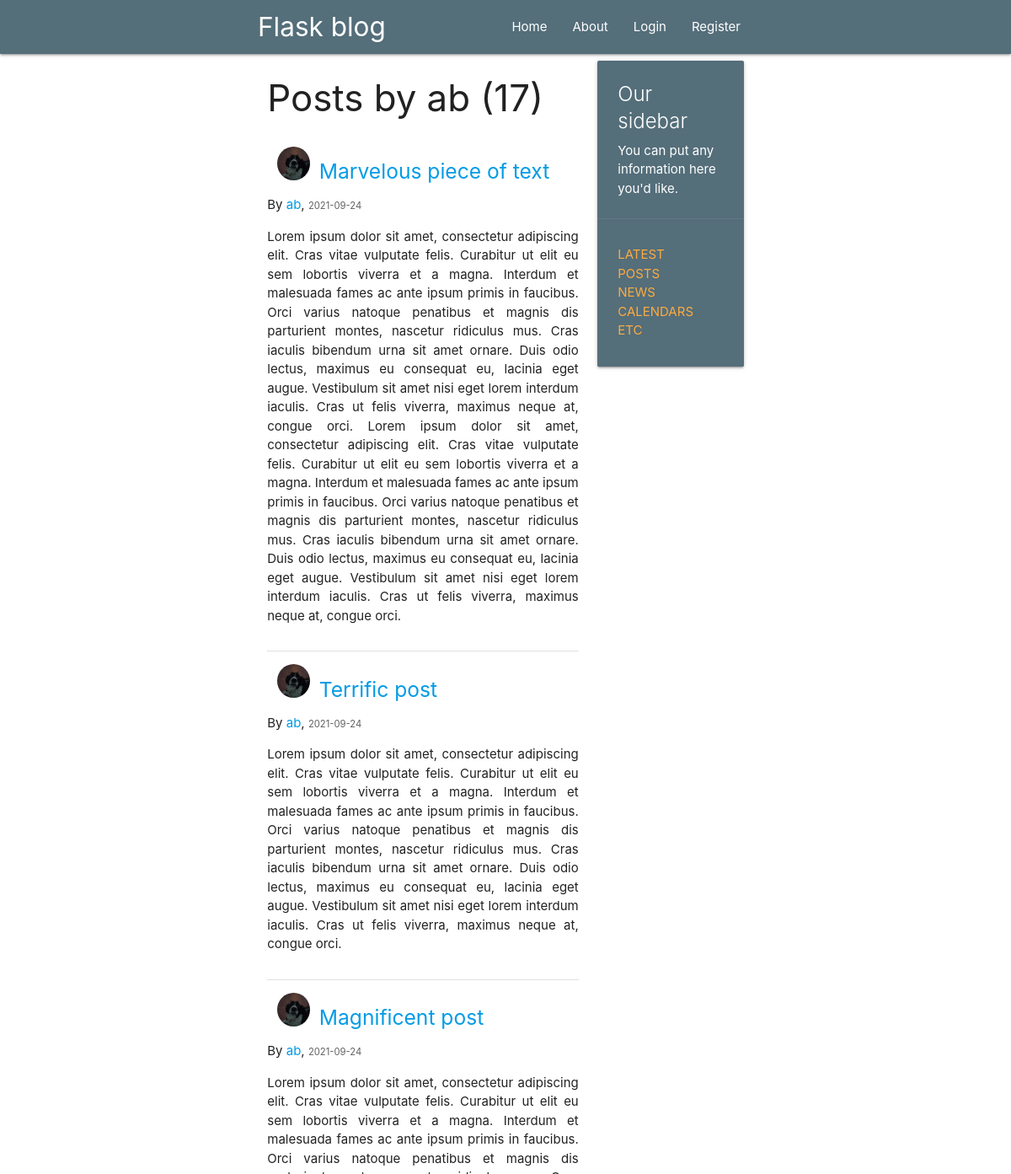
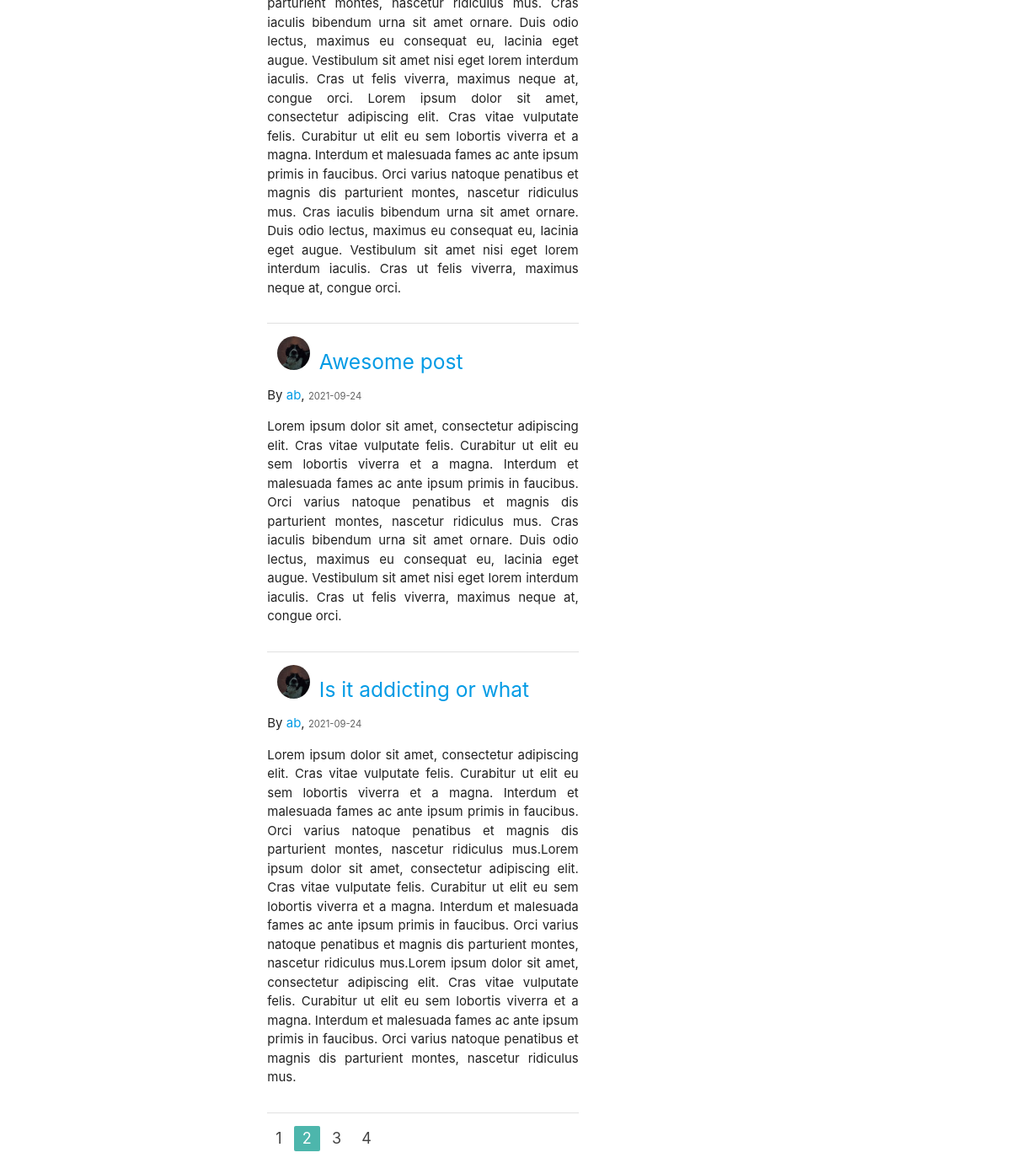
The page /user/ab?page=2 on the database its author committed (2 pictures, top to bottom).
### flaskblog/models.py (models this page shows, shortened)
class User(db.Model, UserMixin):
    id = db.Column(db.Integer, primary_key=True)
    username = db.Column(db.String(20), unique=True, nullable=False)
    email = db.Column(db.String(120), unique=True, nullable=False)
    image_file = db.Column(db.String(20), nullable=False, default='default.jpg')
    password = db.Column(db.String(60), nullable=False)
    posts = db.relationship('Post', backref='author', cascade="all,delete",
                            lazy=True)

class Post(db.Model):
    id = db.Column(db.Integer, primary_key=True)
    title = db.Column(db.String(100), nullable=False)
    date_posted = db.Column(db.DateTime, nullable=False,
                            default=datetime.utcnow)
    content = db.Column(db.Text, nullable=False)
    user_id = db.Column(db.Integer, db.ForeignKey('user.id'), nullable=False)

### flaskblog/users/routes.py (the view)
@users.route("/user/<string:username>")
def user_posts(username):
    page = request.args.get('page', 1, type=int)
    user = User.query.filter_by(username=username).first_or_404()
    posts = Post.query.filter_by(author=user) \
        .order_by(Post.date_posted.desc()) \
        .paginate(page=page, per_page=5)
    return render_template('user_posts.html', posts=posts, user=user)

### flaskblog/templates/user_posts.html
{% extends "layout.html" %}
{% block content %}
<h3>Posts by {{ user.username }} ({{ posts.total }})</h3>
{% for post in posts.items %}
    <div class="section">
        <div class="col s2">
            <img src="{{ url_for('static', filename='profile/'+ post.author.image_file) }}" alt=""
                 class="circle responsive-img">
        </div>
        <h5><a href="{{ url_for('posts.post', post_id=post.id) }}">{{ post.title }}</a></h5>
        <p>By <a href="{{ url_for('users.user_posts', username=post.author.username) }}">{{ post.author.username }}</a>,
            <small class="grey-text text-darken-2">{{ post.date_posted.strftime('%Y-%m-%d') }}</small>
        </p>
        <p style="text-align: justify">{{ post.content }}</p>
    </div>
    <div class="divider"></div>
{% endfor %}
<ul class="pagination">
    {% for page_num in posts.iter_pages(left_edge=1, right_edge=1, left_current=1, right_current=2) %}
        {% if page_num %}
            {% if posts.page == page_num %}
                <li class="active teal lighten-2"><a href="{{ url_for('users.user_posts', username=user.username, page=page_num) }}">{{ page_num }}</a></li>
            {% else %}
                <li><a href="{{ url_for('users.user_posts', username=user.username, page=page_num) }}">{{ page_num }}</a></li>
            {% endif %}
        {% else %}
            ...
        {% endif %}
    {% endfor %}
</ul>
{% endblock content%}

### rows shown on the page
User: username "ab"
Post: image_file (picture), title "Marvelous piece of text", author.username "ab", date_posted "2021-09-24", content "Lorem ipsum dolor sit amet, consectetur adipiscing elit. Cras vitae vulputate felis. Curabitur ut elit eu sem lobortis viverra et a magna. Interdum et malesuada fames ac ante ipsum primis in faucibus. Orci varius natoque penatibus et magnis dis parturient montes, nascetur ridiculus mus. Cras iaculis bibendum urna sit amet ornare. Duis odio lectus, maximus eu consequat eu, lacinia eget augue. Vestibulum sit amet nisi eget lorem interdum iaculis. Cras ut felis viverra, maximus neque at, congue orci. Lorem ipsum dolor sit amet, consectetur adipiscing elit. Cras vitae vulputate felis. Curabitur ut elit eu sem lobortis viverra et a magna. Interdum et malesuada fames ac ante ipsum primis in…"
Post: image_file (picture), title "Terrific post", author.username "ab", date_posted "2021-09-24", content "Lorem ipsum dolor sit amet, consectetur adipiscing elit. Cras vitae vulputate felis. Curabitur ut elit eu sem lobortis viverra et a magna. Interdum et malesuada fames ac ante ipsum primis in faucibus. Orci varius natoque penatibus et magnis dis parturient montes, nascetur ridiculus mus. Cras iaculis bibendum urna sit amet ornare. Duis odio lectus, maximus eu consequat eu, lacinia eget augue. Vestibulum sit amet nisi eget lorem interdum iaculis. Cras ut felis viverra, maximus neque at, congue orci."
Post: image_file (picture), title "Magnificent post", author.username "ab", date_posted "2021-09-24", content "Lorem ipsum dolor sit amet, consectetur adipiscing elit. Cras vitae vulputate felis. Curabitur ut elit eu sem lobortis viverra et a magna. Interdum et malesuada fames ac ante ipsum primis in faucibus. Orci varius natoque penatibus et magnis dis parturient montes, nascetur ridiculus mus. Cras iaculis bibendum urna sit amet ornare. Duis odio lectus, maximus eu consequat eu, lacinia eget augue. Vestibulum sit amet nisi eget lorem interdum iaculis. Cras ut felis viverra, maximus neque at, congue orci. Lorem ipsum dolor sit amet, consectetur adipiscing elit. Cras vitae vulputate felis. Curabitur ut elit eu sem lobortis viverra et a magna. Interdum et malesuada fames ac ante ipsum primis in…"
Post: image_file (picture), title "Awesome post", author.username "ab", date_posted "2021-09-24", content "Lorem ipsum dolor sit amet, consectetur adipiscing elit. Cras vitae vulputate felis. Curabitur ut elit eu sem lobortis viverra et a magna. Interdum et malesuada fames ac ante ipsum primis in faucibus. Orci varius natoque penatibus et magnis dis parturient montes, nascetur ridiculus mus. Cras iaculis bibendum urna sit amet ornare. Duis odio lectus, maximus eu consequat eu, lacinia eget augue. Vestibulum sit amet nisi eget lorem interdum iaculis. Cras ut felis viverra, maximus neque at, congue orci."
Post: image_file (picture), title "Is it addicting or what", author.username "ab", date_posted "2021-09-24", content "Lorem ipsum dolor sit amet, consectetur adipiscing elit. Cras vitae vulputate felis. Curabitur ut elit eu sem lobortis viverra et a magna. Interdum et malesuada fames ac ante ipsum primis in faucibus. Orci varius natoque penatibus et magnis dis parturient montes, nascetur ridiculus mus.Lorem ipsum dolor sit amet, consectetur adipiscing elit. Cras vitae vulputate felis. Curabitur ut elit eu sem lobortis viverra et a magna. Interdum et malesuada fames ac ante ipsum primis in faucibus. Orci varius natoque penatibus et magnis dis parturient montes, nascetur ridiculus mus.Lorem ipsum dolor sit amet, consectetur adipiscing elit. Cras vitae vulputate felis. Curabitur ut elit eu sem lobortis…"

### other values the page prints
{{ posts.total }} "17"
{{ page_num }} "1" "3" "4"
{{ page_num }} "2"
